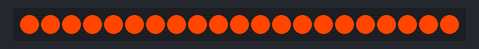
This sketch was run on a simulated Arduino Uno, built with avr-gcc and run on an emulated ATmega328P. Shown: 21 RGB LEDs in strip order, left to right.

Above: at 0.1 s.
At 9.6 s:
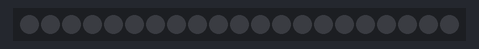

The sketch:

led.ino
```cpp
#include <Adafruit_NeoPixel.h>

#define neoPin 4
#define neoNbr 21
unsigned long color = 0;
//int neoLumin = 100; // Varier cette variable pour modifier la luninosité

Adafruit_NeoPixel neoStrip = Adafruit_NeoPixel(neoNbr, neoPin, NEO_GRB + NEO_KHZ800);

void setup()
{
  neoStrip.begin();
  neoStrip.setBrightness(255);
  neoStrip.show();
  color = 0xff4500;
}

void loop()
{
  for (byte i = 0; i < neoNbr; i++)
  {
    //neoStrip.setPixelColor(i, 255, 128, 0); // Toutes les LEDs en vert
    neoStrip.setPixelColor(i, color); // Toutes les LEDs en vert
  }
  neoStrip.show();
  delay(9500);

  for (byte i = 0; i < neoNbr; i++)
  {
    neoStrip.setPixelColor(i, 0, 0, 0); // Toutes les LEDs sans couleur
  }
  neoStrip.show();
  delay(500);
}
```

Measured:
- what the display in image 1 shows lasts 0.5 s, from 9.5 s to 10.0 s
